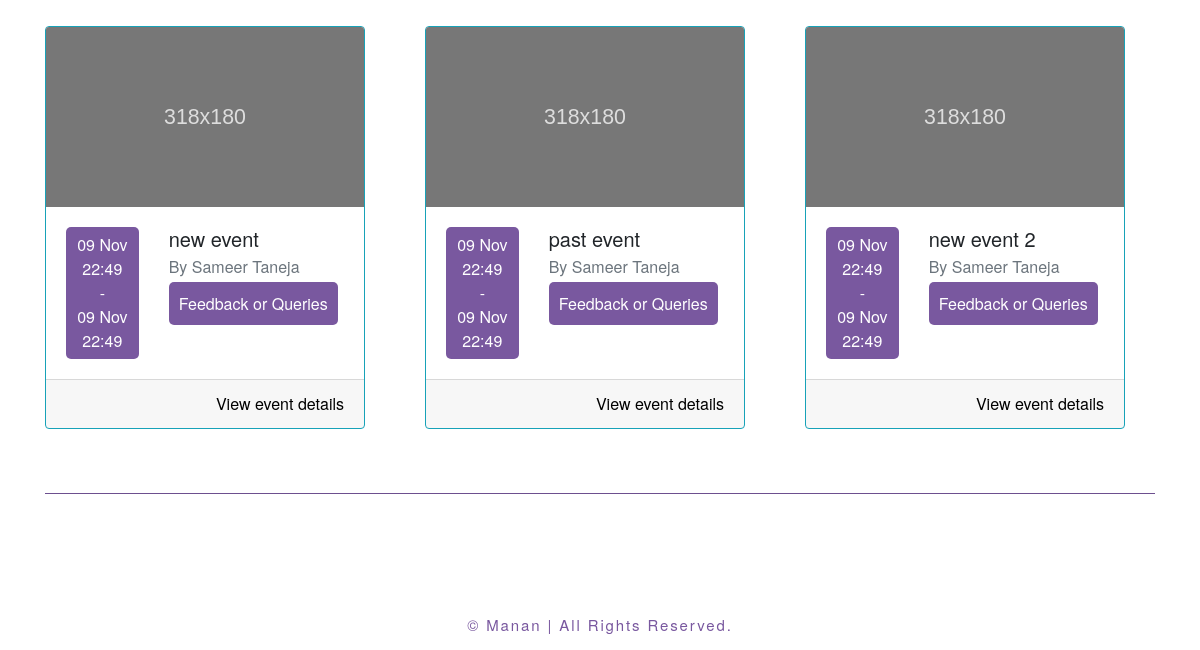
Page /events/ (lower part) on the earlier database version.
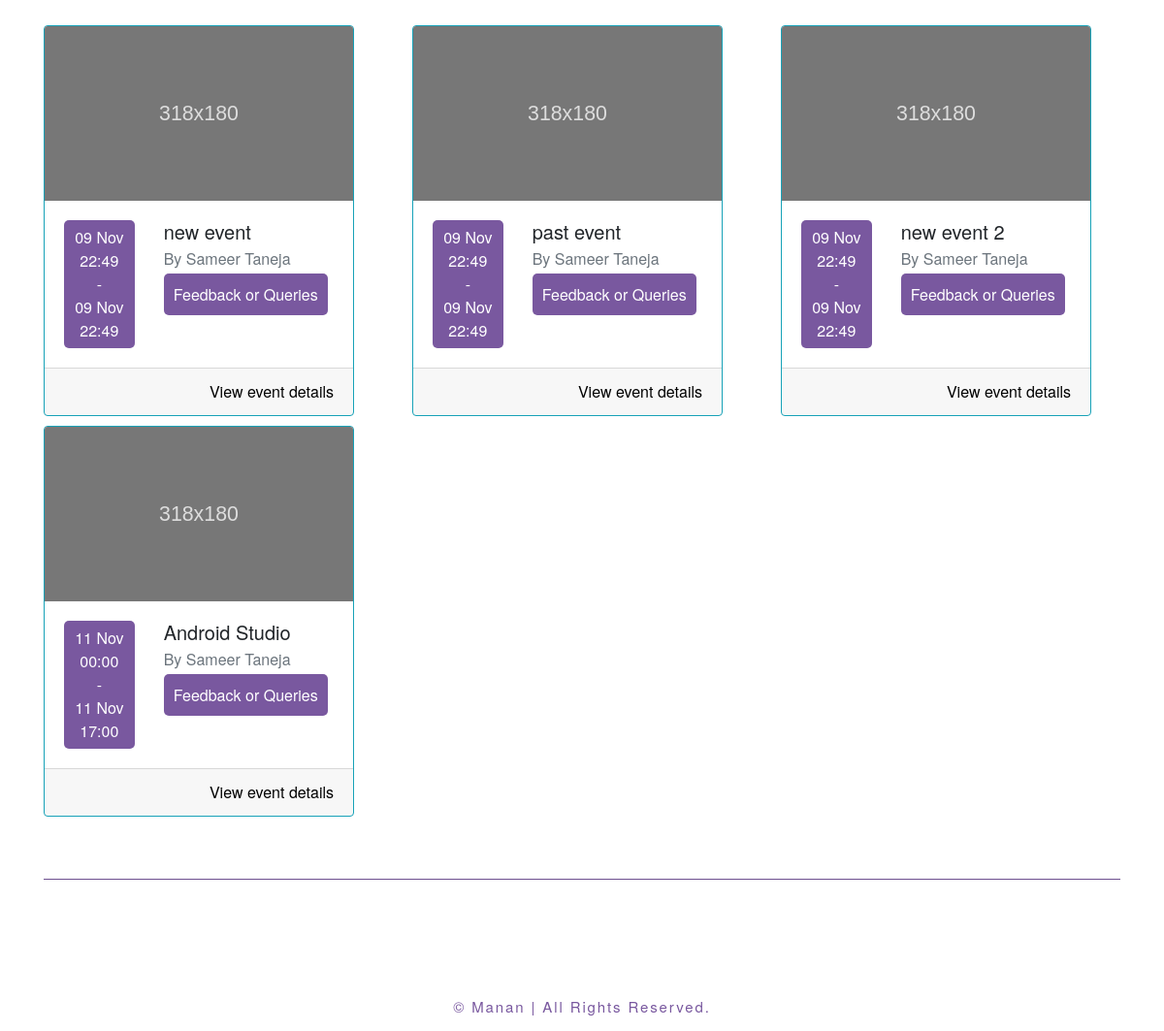
Same page on the later database version.
### main/models.py (models this page shows, shortened)
class Event(models.Model):
    description = models.TextField(blank=True, null=True)
    title = models.CharField(max_length=500)
    host = models.CharField(max_length=100)
    venue = models.CharField(max_length=100)
    fee = models.IntegerField(default=0)
    rules = models.TextField(blank=True, null=True)
    prerequistes = models.TextField(blank=True, null=True)
    start_date = models.DateField(default=datetime.date.today,auto_now=False,auto_now_add=False)
    end_date = models.DateField(default=datetime.date.today,auto_now=False,auto_now_add=False)
    start_time = models.TimeField(default=datetime.datetime.now().time(),auto_now=False,auto_now_add=False)
    end_time = models.TimeField(default=datetime.datetime.now().time(),auto_now=False,auto_now_add=False)

### main/views.py (the view)
# urls.py: url(r'^events/$',event_list_view,name="events-list"),
def event_list_view(request):
	obj = Event.objects.all()
	past = []
	future = []
	for x in obj :
		if x.end_date <datetime.date.today():
			past.append(x)
		elif x.end_date ==datetime.date.today() and x.end_time < datetime.datetime.now().time():
			past.append(x)
		else :
			future.append(x)
	return render(request,'events.html',{'past':past,'future':future})

### main/templates/events.html (shortened to what this page needs)
<!doctype html>
<html lang="en">
<head>
  <link rel="stylesheet" href="https://maxcdn.bootstrapcdn.com/bootstrap/4.0.0-beta.2/css/bootstrap.min.css">
</head>
<body style="background-color: #fff">
  <div class="container">
    <br/><br/><br/><br/>
    <br/>
    <div class="row">
      <div class="col-lg-12">
        <br/>
      </div>
    </div>
    <div class="row">
      {% for x in past %}
      <div class="col-lg-4" style="margin-top: 10px;">
        <div class="card border-info" style="width: 20rem;">
          <img class="card-img-top" alt="Card image cap">
          <div class="card-body">
            <div class="row">
              <div class="col-lg-4">
                <div class="container text-center" style="padding:6px;background-color:#79589F;color:#fff;border-radius:5px; ">
                  {{ x.start_date|date:"d M" }} {{ x.start_time|time:"H:i" }}<br/>  -  <br/>{{ x.end_date|date:"d M" }} {{ x.end_time|time:"H:i" }}
                </div>
              </div>
              <div class="col-lg-8">
                <h5 class="card-title">{{x.title}}</h5>
                <h6 class="card-subtitle mb-2 text-muted">By Sameer Taneja</h6>
                <a href="#" class="card-link"  style="padding:10px;background-color:#79589F;color:#fff;border-radius:5px; ">Feedback or Queries</a>
              </div>
            </div>
          </div>
          <div class="card-footer">
            <a href="#" class=" float-right">View event details</a>
          </div>
        </div>
      </div>
      {% endfor %}
    </div>
    <br/><br/>
    <hr style="background-color: #79589F">
    <br/><br/>
  </div>
  <br/><br/>
  <footer class="txxt-tail text-center">
    <p style="color:#79589F;padding-top: 10px;">© Manan | All Rights Reserved.</p>
  </footer>
</body>
</html>

### main/templates/events.html (style rules this page uses)
body { font-family: "BentonSans", "Helvetica Neue", sans-serif; }
a { color: #000; }
.txxt-tail { margin-bottom: 20px; font-size: 15px; letter-spacing: .125em; margin: 0 0 .5em 0; line-height: 1.2; }

Differences in the rows shown:
added Event: start_date "11 Nov", start_time "00:00", end_date "11 Nov", end_time "17:00", title "Android Studio"
